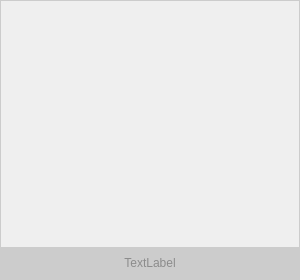
<?xml version="1.0" encoding="UTF-8"?>
<ui version="4.0">
 <class>tabItem</class>
 <widget class="QWidget" name="tabItem">
  <property name="geometry">
   <rect>
    <x>0</x>
    <y>0</y>
    <width>300</width>
    <height>280</height>
   </rect>
  </property>
  <property name="minimumSize">
   <size>
    <width>300</width>
    <height>280</height>
   </size>
  </property>
  <property name="maximumSize">
   <size>
    <width>300</width>
    <height>280</height>
   </size>
  </property>
  <property name="windowTitle">
   <string>Form</string>
  </property>
  <property name="styleSheet">
   <string notr="true">QWidget#tab_main{
	border:1px solid #ccc;
	
}

QWidget#tab_title{
	border:1px solid rgba(0,0,0,0);
	background-color:#ccc;
	
}

QWidget#tab_title QLabel{
	background-color:none;
	color: rgb(140, 140, 140)
}
</string>
  </property>
  <layout class="QVBoxLayout" name="verticalLayout_2">
   <property name="spacing">
    <number>0</number>
   </property>
   <property name="leftMargin">
    <number>0</number>
   </property>
   <property name="topMargin">
    <number>0</number>
   </property>
   <property name="rightMargin">
    <number>0</number>
   </property>
   <property name="bottomMargin">
    <number>0</number>
   </property>
   <item>
    <widget class="QWidget" name="tab_main" native="true">
     <layout class="QVBoxLayout" name="verticalLayout" stretch="1,0">
      <property name="spacing">
       <number>0</number>
      </property>
      <property name="leftMargin">
       <number>1</number>
      </property>
      <property name="topMargin">
       <number>1</number>
      </property>
      <property name="rightMargin">
       <number>1</number>
      </property>
      <property name="bottomMargin">
       <number>1</number>
      </property>
      <item>
       <widget class="QWidget" name="tab_con" native="true">
        <layout class="QHBoxLayout" name="horizontalLayout_2">
         <property name="leftMargin">
          <number>0</number>
         </property>
         <property name="topMargin">
          <number>0</number>
         </property>
         <property name="rightMargin">
          <number>0</number>
         </property>
         <property name="bottomMargin">
          <number>0</number>
         </property>
        </layout>
       </widget>
      </item>
      <item>
       <widget class="QWidget" name="tab_title" native="true">
        <layout class="QHBoxLayout" name="horizontalLayout">
         <property name="topMargin">
          <number>9</number>
         </property>
         <item>
          <widget class="QLabel" name="label">
           <property name="text">
            <string>TextLabel</string>
           </property>
           <property name="alignment">
            <set>Qt::AlignCenter</set>
           </property>
          </widget>
         </item>
        </layout>
       </widget>
      </item>
     </layout>
    </widget>
   </item>
  </layout>
 </widget>
 <resources/>
 <connections/>
</ui>
